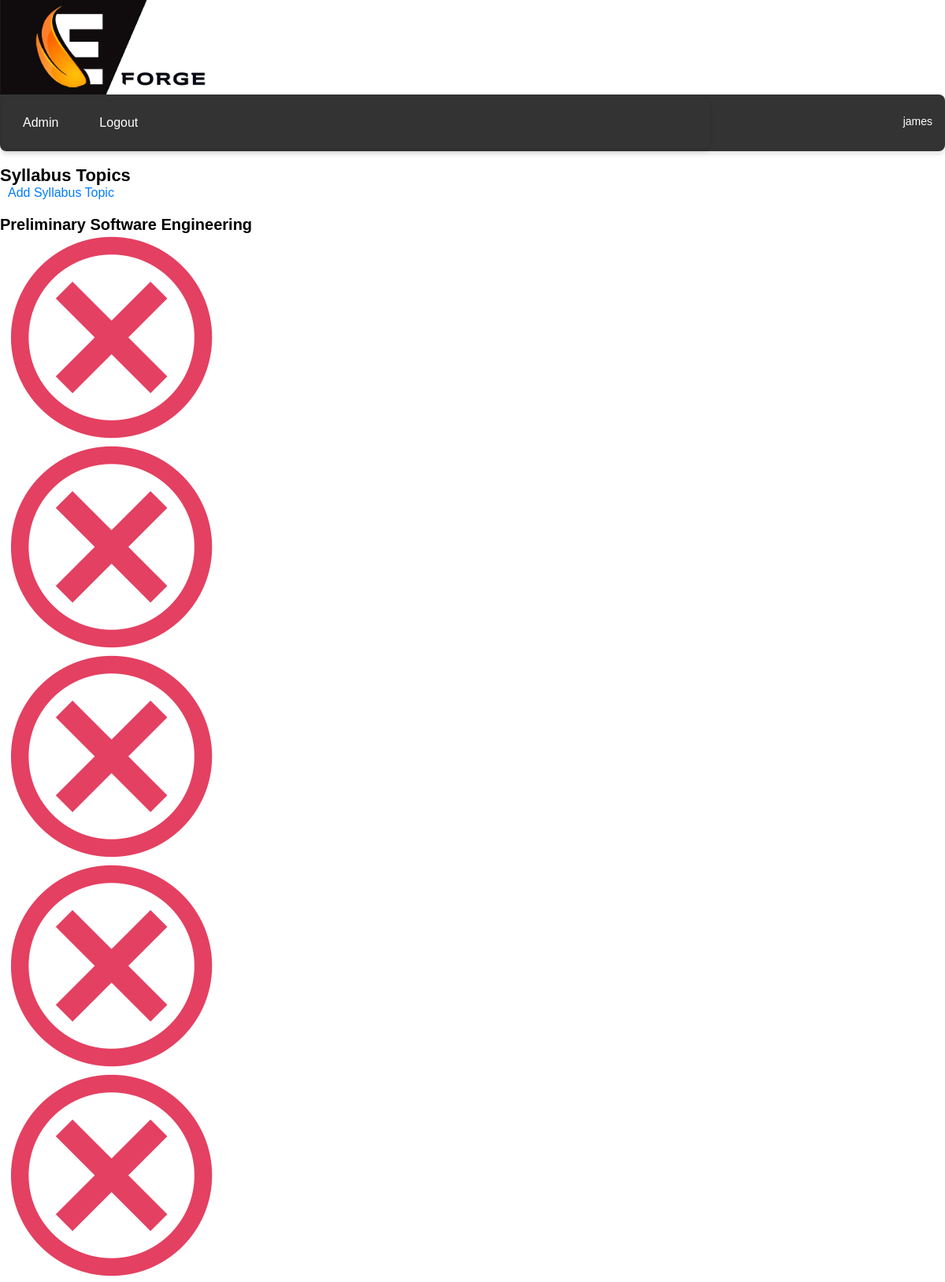
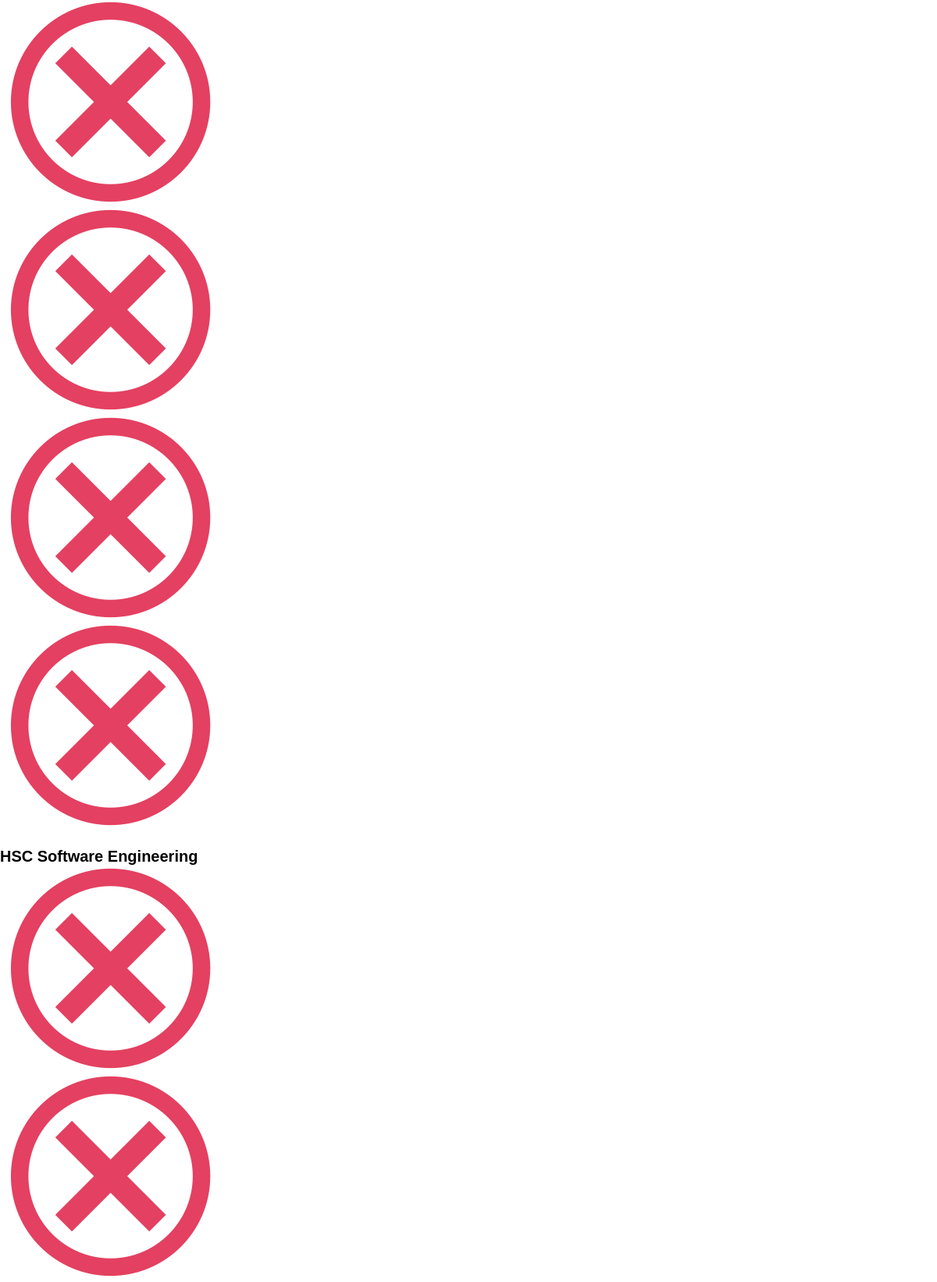
Page /textbook/syllabus_topic/ (signed in, upper part) on the committed database (2 pictures, top to bottom).
### textbook/models.py (models this page shows, shortened)
class Subject(models.Model):
    LA_CHOICES = [
        ('ENG', 'English'),
        ('MATH', 'Mathematics'),
        ('SCI', 'Science'),
        ('TAS', 'Technological & Applied Studies'),
        ('HSIE', 'Human Society & its Environment'),
        ('CA', 'Creative Arta'),
        ('PDH', 'Personal Development, Health & Physical Eduction'),
        ('LANG', 'Languages'),
        ('VET', 'Vocational Eduaction & Training'),
    ]
    STAGE_CHOICES = [
        ('K', 'Early Stage 1 - Kindergarten'),
        ('1', 'Stage 1 - Years 1 & 2'),
        ('2', 'Stage 2 - Years 3 & 4'),
        ('3', 'Stage 3 - Years 5 & 6'),
        ('4', 'Stage 4 - Years 7 & 8'),
        ('5', 'Stage 5 - Years 9 & 10'),
        ('6', 'Stage 6 - Years 11 & 12'),
    ]
    YEAR_CHOICES = [
        ('K', 'Kindergarten'),
        ('1', 'Year 1'),
        ('2', 'Year 2'),
        ('3', 'Year 3'),
        ('4', 'Year 4'),
        ('5', 'Year 5'),
        ('6', 'Year 6'),
        ('7', 'Year 7'),
        ('8', 'Year 8'),
        ('9', 'Year 9'),
        ('10', 'Year 10'),
        ('11', 'Year 11'),
        ('12', 'Year 12'),
    ]
    subject_name = models.CharField(max_length=100, default='')
    learning_area = models.CharField(max_length=4, choices=LA_CHOICES, default='TAS')
    stage = models.CharField(max_length=1, choices=STAGE_CHOICES, default='6')
    year = models.CharField(max_length=2, choices=YEAR_CHOICES, default='12')
    def __str__(self):
        return self.subject_name

class SyllabusTopic(models.Model):
    syllabus_topic_number = models.IntegerField(blank=True)
    syllabus_topic_name = models.CharField(max_length=200, default='')
    subject = models.ForeignKey(Subject, on_delete=models.CASCADE, related_name='subject')
    outcomes = models.ManyToManyField(SyllabusOutcome, related_name='topics')
    class Meta:
        verbose_name_plural = "Syllabus Topics"

### textbook/views.py (the view)
# urls.py: path('syllabus_topic/', SyllabusTopicList.as_view(), name='syllabus_topic_list'),
class SyllabusTopicList(LoginRequiredMixin, ListView):
    model = SyllabusTopic
    context_object_name = 'topics_by_subject'
    template_name = 'textbook/syllabus_topic_list.html'
    def get_context_data(self, **kwargs):
        context = super().get_context_data(**kwargs)
        topics = SyllabusTopic.objects.all().select_related('subject')
        topics_by_subject = defaultdict(list)
        for topic in topics:
            topics_by_subject[topic.subject].append(topic)
        context['topics_by_subject'] = dict(topics_by_subject)
        return context

### users/context_processors.py (called while the page is built)
def schools_list_processor(request):
    if not request.user.is_authenticated:
        return {}
    user_profile = request.user.userprofile
    if user_profile.user_type == 'teacher':
        schools_list = user_profile.schools.all()
    elif user_profile.user_type == 'student':
        schools_list = user_profile.schools.all()
    else:
        schools_list = []
    return {'schools_list': schools_list}

### textbook/templates/textbook/syllabus_topic_list.html (shortened to what this page needs)
{% extends "users/layout.html" %}
{% load static %}
{% block body %}
<h2>Syllabus Topics</h2>
<a href="{% url 'textbook:syllabus_topic_add' %}">Add Syllabus Topic</a>
{% for subject, topics in topics_by_subject.items %}
    <h3>{{ subject }}</h3>
    <table>
        {% for topic in topics %}
        <tr>
            <td>
                <a href="#" class="delete-button" data-href="{% url 'textbook:syllabus_topic_delete' topic.id %}">
                    <img src="{% static 'users/delete20.png' %}" alt="Delete"/>
                </a>
            </td>
            <td>
            </td>
        </tr>
        {% endfor %}
    </table>
{% endfor %}
{% endblock %}

### users/templates/users/layout.html (shortened to what this page needs)
{% load static %}
<!DOCTYPE html>
<html lang="en">
<head>
    <link href="{% static 'users/styles.css' %}" rel="stylesheet">
</head>
<body>
    <div class="logo">
        <img src="{% static 'users/logo.jpg' %}" alt="Logo">
    </div>
    <div class="menu">
        <table style="width: 100%;"><tr>
            <td>
                {% if user.is_authenticated %}
                    <ul class="menu">
                        {% url 'users:school_user' as school_user_url %}
                        {% url 'users:create_teacher' as create_teacher_url %}
                        {% url 'users:teacher_classes' as teacher_classes_url %}
                        {% url 'users:teacher_subjects' as teacher_subjects_url %}
                        {% url 'textbook:lesson_schedule' as lesson_schedule_url %}
                        {% url 'textbook:study_materials' as study_materials_url %}
                        {% url 'users:logout' as logout_url %}
                        {% if user.is_superuser %}
                            <li><a href="{{ school_user_url }}" class="{% if request.path == school_user_url %}active{% endif %}">Admin</a></li>
                        {% elif user.userprofile.user_type == 'school' %}
                            <li><a href="{{ school_user_url }}" class="{% if request.path == school_user_url %}active{% endif %}">Admin</a></li>
                        {% elif user.userprofile.user_type == 'teacher' %}
                            <li><a href="{{ teacher_classes_url }}" class="{% if request.path == teacher_classes_url %}active{% endif %}">Classes</a></li>
                            <li><a href="{{ teacher_subjects_url }}" class="{% if request.path == teacher_subjects_url %}active{% endif %}">Subjects</a></li>
                            {% endif %}
                        <li><a href="{{ logout_url }}" class="{% if request.path == logout_url %}active{% endif %}">Logout</a></li>
                    </ul>
                {% endif %}
            </td>
            <td>
                {% if user.is_authenticated %}
                    <div class="user-info">
                        <table class="right-aligned-table">
                            <tr>
                                <td>
                                    <span>{{ user.username }}</span>
                                </td>
                            </tr>
                            <tr>
                                <td>
                                </td>
                            </tr>
                        </table>
                    </div>
                {% endif %}
            </td>
        </tr></table>
    </div>
{% block body %}
{% endblock %}
</body>
</html>

### users/static/users/styles.css (style rules this page uses)
html, body { width: 100%; font-family: Arial, sans-serif; padding: 0; margin: 0; }
h2, h3, h4, p, .question, .answer, .message, .list-view { margin-bottom: 0px; }
h2 { font-size: 22px; }
h3 { font-size: 20px; }
.logo img { height: 120px; width: auto; display: block; }
.user-info { display: flex; align-items: right; padding: 10px; font-size: 14px; color: #ffffff; }
.right-aligned-table { width: 100%; text-align: right; }
.menu { list-style-type: none; width: 100%; margin: 0; padding: 0; display: flex; align-items: center; background-color: #333; border-radius: 0 8px 8px 8px; box-shadow: 0 4px 6px rgba(0,0,0,0.1); }
.menu li a { display: block; color: white; text-align: center; padding: 14px 16px; text-decoration: none; border-radius: 8px 8px 0 0; font-family: Arial, sans-serif; }
a { font-family: Arial, sans-serif; color: #007BFF; text-decoration: none; transition: color 0.2s; margin: 10px; }

### rows in the picture
Subject: subject_name "Preliminary Software Engineering"
Subject: subject_name "HSC Software Engineering"

### other values in the picture
{{ user.username }} "james"
